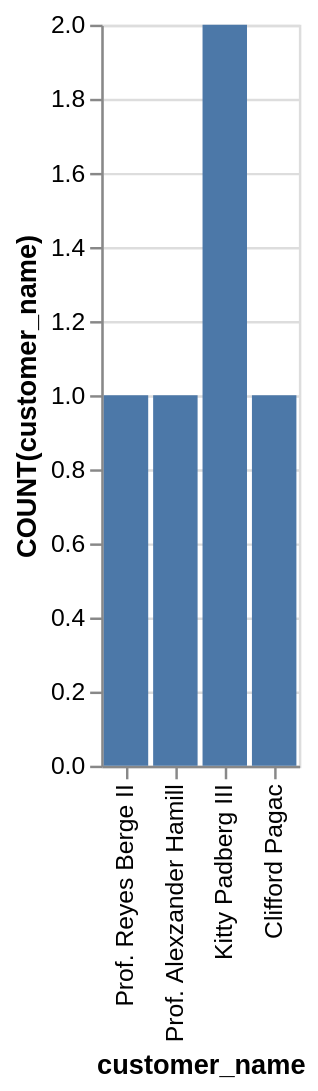

Vega-Lite specification for this chart:
### Vega-Lite specification from a JSON file in a GitHub repository (floating-point values rounded to 4 significant figures)
{"data": {"values": [{"x_data": "Clifford Pagac", "y_data": 1}, {"x_data": "Kitty Padberg III", "y_data": 2}, {"x_data": "Prof. Alexzander Hamill", "y_data": 1}, {"x_data": "Prof. Reyes Berge II", "y_data": 1}]}, "mark": "bar", "encoding": {"x": {"field": "x_data", "type": "nominal", "title": "customer_name", "sort": "descending"}, "y": {"field": "y_data", "type": "quantitative", "title": "COUNT(customer_name)"}}}
